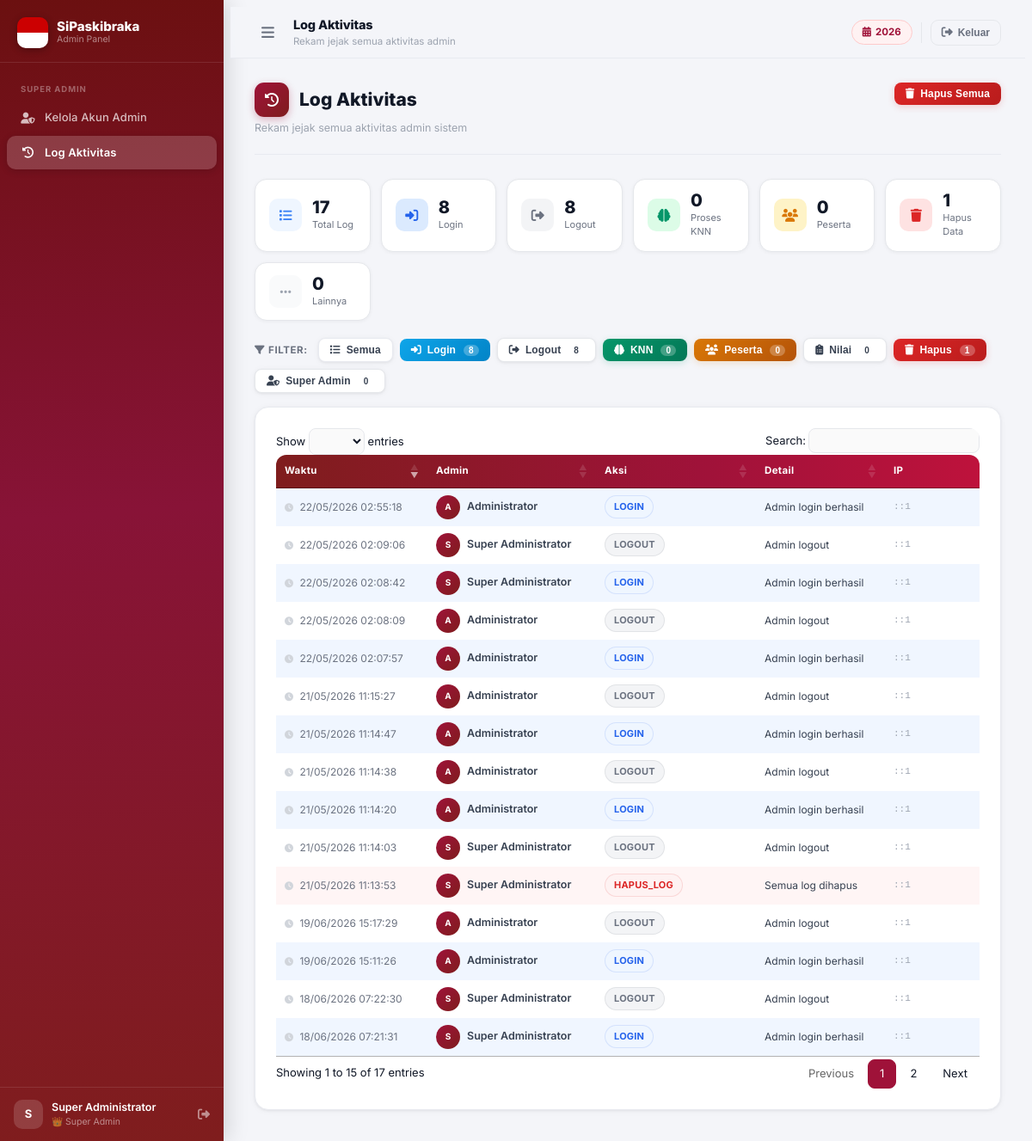
The page /admin/log.php (signed in) on the database its author committed.
### tables this page shows
CREATE TABLE `pengaturan` (
  `kunci` varchar(80) NOT NULL,
  `nilai` text NOT NULL,
  `updated_at` timestamp NOT NULL DEFAULT current_timestamp() ON UPDATE current_timestamp()
);

CREATE TABLE `log_aktivitas` (
  `id` int(11) NOT NULL,
  `id_admin` int(11) DEFAULT NULL,
  `nama_admin` varchar(150) DEFAULT NULL,
  `aksi` varchar(100) NOT NULL,
  `detail` text DEFAULT NULL,
  `ip_address` varchar(45) DEFAULT NULL,
  `user_agent` varchar(300) DEFAULT NULL,
  `created_at` timestamp NOT NULL DEFAULT current_timestamp()
);

### config/auth.php (called while the page is built, shortened)
<?php
function isLoggedIn(): bool {
    return !empty($_SESSION['admin_id']);
}
function isSuperAdmin(): bool {
    return isLoggedIn() && ($_SESSION['role'] ?? '') === 'superadmin';
}

### config/db.php (called while the page is built, shortened)
<?php
function getDB(): PDO {
    static $pdo = null;
    if ($pdo === null) {
        try {
            $pdo = new PDO(
                "mysql:host=".DB_HOST.";dbname=".DB_NAME.";charset=".DB_CHARSET,
                DB_USER, DB_PASS,
                [
                    PDO::ATTR_ERRMODE            => PDO::ERRMODE_EXCEPTION,
                    PDO::ATTR_DEFAULT_FETCH_MODE => PDO::FETCH_ASSOC,
                    PDO::ATTR_EMULATE_PREPARES   => false,
                    PDO::MYSQL_ATTR_INIT_COMMAND => "SET NAMES utf8mb4 COLLATE utf8mb4_unicode_ci",
                ]
            );
        } catch (PDOException $e) {
            http_response_code(500);
            die('<div style="font:14px monospace;background:#fef2f2;color:#7f1d1d;padding:24px;border-radius:10px;margin:30px;">
                <strong>❌ Koneksi Database Gagal</strong><br><br>
                Periksa konfigurasi di <code>config/db.php</code><br>
                <small>'.htmlspecialchars($e->getMessage()).'</small>
            </div>');
        }
    }
    return $pdo;
}
function getSetting(string $key, string $default = ''): string {
    try {
        $s = getDB()->prepare("SELECT nilai FROM pengaturan WHERE kunci=? LIMIT 1");
        $s->execute([$key]);
        $r = $s->fetch();
        return $r ? $r['nilai'] : $default;
    } catch (Throwable $e) { return $default; }
}

### admin/log.php (the view, shortened to what this page needs)
<?php
require_once __DIR__ . '/../config/db.php';
require_once __DIR__ . '/../config/auth.php';
$pdo   = getDB();
$_page = 'log';
$pageTitle    = 'Log Aktivitas';
$pageSubtitle = 'Rekam jejak semua aktivitas admin';
$logs = $pdo->query("SELECT * FROM log_aktivitas ORDER BY created_at DESC LIMIT 500")->fetchAll();
$totalLog    = count($logs);
$totalLogin  = count(array_filter($logs, fn($l) => str_contains($l['aksi'], 'LOGIN')));
$totalLogout = count(array_filter($logs, fn($l) => str_contains($l['aksi'], 'LOGOUT')));
$totalKNN    = count(array_filter($logs, fn($l) => str_contains($l['aksi'], 'KNN')));
$totalHapus  = count(array_filter($logs, fn($l) => str_contains($l['aksi'], 'HAPUS')));
$totalPeserta= count(array_filter($logs, fn($l) => str_contains($l['aksi'], 'PESERTA')));
$totalLainnya= $totalLog - $totalLogin - $totalLogout - $totalKNN - $totalHapus - $totalPeserta;
$totalLainnya= max(0, $totalLainnya);
function badgeLog(string $aksi): array {
    if (str_contains($aksi,'HAPUS'))   return ['danger',  '#dc2626','#fef2f2'];
    if (str_contains($aksi,'LOGIN'))   return ['blue',    '#2563eb','#eff6ff'];
    if (str_contains($aksi,'LOGOUT'))  return ['gray',    '#6b7280','#f3f4f6'];
    return ['gray', '#6b7280','#f3f4f6'];
}
function rowBg(string $aksi): string {
    if (str_contains($aksi,'HAPUS'))   return '#fff5f5';
    if (str_contains($aksi,'LOGIN'))   return '#f0f6ff';
    return '';
}
include __DIR__ . '/../includes/layout.php';
?>
<div class="page-header">
  <div>
    <h2 class="page-title"><span class="icon"><i class="fas fa-history"></i></span>Log Aktivitas</h2>
    <p class="page-subtitle">Rekam jejak semua aktivitas admin sistem</p>
  </div>
  <form method="POST" id="formHapusLog">
    <button type="button" class="btn btn-danger btn-sm"
            onclick="konfirmasiHapusLog(document.getElementById('formHapusLog'))">
      <i class="fas fa-trash"></i> Hapus Semua
    </button>
  </form>
</div>
<div class="stat-grid" style="grid-template-columns:repeat(auto-fit,minmax(130px,1fr));margin-bottom:20px;">
  <?php
  $statItems = [
    ['fas fa-list',        '#3b82f6','#eff6ff', $totalLog,     'Total Log'],
    ['fas fa-sign-in-alt', '#2563eb','#dbeafe', $totalLogin,   'Login'],
    ['fas fa-sign-out-alt','#6b7280','#f3f4f6', $totalLogout,  'Logout'],
    ['fas fa-brain',       '#059669','#dcfce7', $totalKNN,     'Proses KNN'],
    ['fas fa-users',       '#d97706','#fef3c7', $totalPeserta, 'Peserta'],
    ['fas fa-trash',       '#dc2626','#fee2e2', $totalHapus,   'Hapus Data'],
    ['fas fa-ellipsis-h',  '#9ca3af','#f9fafb', $totalLainnya, 'Lainnya'],
  ];
  foreach ($statItems as [$ico,$clr,$bg,$val,$lbl]): ?>
  <div style="background:#fff;border:1px solid #e5e7eb;border-radius:14px;padding:14px 16px;
              display:flex;align-items:center;gap:12px;box-shadow:0 1px 4px rgba(0,0,0,.05);">
    <div style="width:38px;height:38px;border-radius:10px;background:<?= $bg ?>;
                display:flex;align-items:center;justify-content:center;flex-shrink:0;">
      <i class="<?= $ico ?>" style="color:<?= $clr ?>;font-size:15px;"></i>
    </div>
    <div>
      <div style="font-size:20px;font-weight:800;color:#111827;line-height:1;"><?= $val ?></div>
      <div style="font-size:11px;color:#6b7280;margin-top:2px;"><?= $lbl ?></div>
    </div>
  </div>
  <?php endforeach; ?>
</div>
<div style="display:flex;gap:8px;flex-wrap:wrap;margin-bottom:16px;align-items:center;">
  <span style="font-size:11.5px;font-weight:700;color:#6b7280;text-transform:uppercase;letter-spacing:.05em;margin-right:4px;">
    <i class="fas fa-filter" style="margin-right:4px;"></i>Filter:
  </span>
  <?php
  $filters = [
    ['Semua',   '',         'btn-secondary', 'fas fa-list'],
    ['Login',   'LOGIN',    'btn-info',      'fas fa-sign-in-alt'],
    ['Logout',  'LOGOUT',   '',              'fas fa-sign-out-alt'],
    ['KNN',     'KNN',      'btn-success',   'fas fa-brain'],
    ['Peserta', 'PESERTA',  'btn-warning',   'fas fa-users'],
    ['Nilai',   'NILAI',    '',              'fas fa-clipboard-list'],
    ['Hapus',   'HAPUS',    'btn-danger',    'fas fa-trash'],
    ['Super Admin','SUPER', '',              'fas fa-user-shield'],
  ];
  foreach ($filters as [$label, $key, $cls, $ico]): ?>
  <button class="btn btn-sm <?= $cls ?: 'btn-secondary' ?> filter-btn"
          data-filter="<?= $key ?>"
          style="<?= !$cls ? 'background:#fff;border:1px solid #e5e7eb;color:#374151;' : '' ?>">
    <i class="<?= $ico ?>"></i> <?= $label ?>
    <?php if ($key): ?>
    <span class="badge" style="background:rgba(255,255,255,.25);color:inherit;font-size:10px;padding:1px 6px;margin-left:2px;">
      <?= count(array_filter($logs, fn($l) => str_contains($l['aksi'], $key))) ?>
    </span>
    <?php endif; ?>
  </button>
  <?php endforeach; ?>
</div>
<div class="card" style="padding:24px;">
  <div class="table-wrap">
    <table class="data-table" id="tblLog">
      <thead>
        <tr>
          <th style="width:140px;">Waktu</th>
          <th style="width:160px;">Admin</th>
          <th style="width:150px;">Aksi</th>
          <th>Detail</th>
          <th style="width:90px;">IP</th>
        </tr>
      </thead>
      <tbody>
        <?php foreach ($logs as $l):
          $bg = rowBg($l['aksi']);
        ?>
        <tr class="log-row" data-aksi="<?= htmlspecialchars($l['aksi']) ?>"
            style="background:<?= $bg ?>;">
          <td style="font-size:12px;color:#6b7280;white-space:nowrap;">
            <i class="fas fa-clock" style="color:#d1d5db;margin-right:4px;font-size:10px;"></i>
            <?= date('d/m/Y H:i:s', strtotime($l['created_at'])) ?>
          </td>
          <td>
            <div style="display:flex;align-items:center;gap:8px;">
              <div style="width:28px;height:28px;border-radius:50%;background:linear-gradient(135deg,#9f1239,#7f1d1d);
                          display:flex;align-items:center;justify-content:center;flex-shrink:0;">
                <span style="color:#fff;font-size:10px;font-weight:700;">
                  <?= strtoupper(substr($l['nama_admin']??'?', 0, 1)) ?>
                </span>
              </div>
              <span style="font-weight:600;font-size:12.5px;"><?= htmlspecialchars($l['nama_admin']??'—') ?></span>
            </div>
          </td>
          <td>
            <?php [$cls,$clr,$bg2] = badgeLog($l['aksi']); ?>
            <span style="display:inline-flex;align-items:center;gap:5px;padding:4px 10px;
                         border-radius:20px;font-size:11px;font-weight:700;letter-spacing:.02em;
                         background:<?= $bg2 ?>;color:<?= $clr ?>;border:1px solid <?= $clr ?>22;">
              <?= htmlspecialchars($l['aksi']) ?>
            </span>
          </td>
          <td style="font-size:12px;color:#374151;"><?= htmlspecialchars($l['detail']??'') ?></td>
          <td style="font-size:11px;color:#9ca3af;font-family:monospace;"><?= htmlspecialchars($l['ip_address']??'') ?></td>
        </tr>
        <?php endforeach; ?>
      </tbody>
    </table>
  </div>
</div>
<?php
include __DIR__ . '/../includes/layout_end.php';
?>

### includes/layout.php (shortened to what this page needs)
<!DOCTYPE html>
<html lang="id">
<head>
  <link rel="stylesheet" href="https://cdnjs.cloudflare.com/ajax/libs/font-awesome/6.5.0/css/all.min.css">
  <link rel="stylesheet" href="https://cdn.datatables.net/1.13.8/css/jquery.dataTables.min.css">
  <link rel="stylesheet" href="https://cdn.jsdelivr.net/npm/select2@4.1.0-rc.0/dist/css/select2.min.css">
  <link rel="stylesheet" href="<?= BASE_URL ?>/assets/css/app.css">
</head>
<body>
<aside id="sidebar">
  <div class="sidebar-logo-wrap" style="padding:20px 20px 16px; border-bottom:1px solid rgba(255,255,255,.1); display:flex; align-items:center; gap:10px;">
    <div style="width:36px;height:36px;border-radius:10px;overflow:hidden;display:flex;flex-direction:column;box-shadow:0 2px 8px rgba(0,0,0,.3);flex-shrink:0;">
      <div style="width:100%;height:50%;background:#CC0001;"></div>
      <div style="width:100%;height:50%;background:#ffffff;"></div>
    </div>
    <div class="sidebar-logo-text" style="flex:1;">
      <div style="color:#fff;font-weight:800;font-size:15px;line-height:1.1;"><?= APP_NAME ?></div>
      <div style="color:rgba(255,255,255,.5);font-size:10.5px;line-height:1.2;">Admin Panel</div>
    </div>
  </div>
  <nav style="flex:1;padding:10px 0;overflow-y:auto;overflow-x:hidden;scrollbar-width:none;">
    <?php if (isSuperAdmin()): ?>
    <div class="nav-section">Super Admin</div>
    <a href="<?= BASE_URL ?>/admin/super_admin.php" class="nav-item <?= ($_page??'')==='super_admin'?'active':'' ?>" data-label="Kelola Akun Admin">
      <i class="fas fa-user-shield nav-icon"></i> <span class="nav-label">Kelola Akun Admin</span>
    </a>
    <a href="<?= BASE_URL ?>/admin/log.php" class="nav-item <?= ($_page??'')==='log'?'active':'' ?>" data-label="Log Aktivitas">
      <i class="fas fa-history nav-icon"></i> <span class="nav-label">Log Aktivitas</span>
    </a>
    <?php endif; ?>
  </nav>
  <div style="border-top:1px solid rgba(255,255,255,.1);">
    <div class="sidebar-user-wrap" style="display:flex;align-items:center;gap:10px;padding:14px 16px;">
      <div style="width:34px;height:34px;border-radius:10px;background:rgba(255,255,255,.15);display:flex;align-items:center;justify-content:center;color:#fff;font-weight:700;font-size:13px;flex-shrink:0;">
        <?= strtoupper(mb_substr($_SESSION['nama']??'A',0,1)) ?>
      </div>
      <div class="sidebar-user-name" style="flex:1;min-width:0;">
        <div style="color:#fff;font-weight:600;font-size:12.5px;overflow:hidden;text-overflow:ellipsis;white-space:nowrap;"><?= htmlspecialchars($_SESSION['nama']??'Admin') ?></div>
        <div class="sidebar-user-role" style="color:rgba(255,255,255,.5);font-size:10.5px;"><?= isSuperAdmin() ? '👑 Super Admin' : 'Administrator' ?></div>
      </div>
      <a href="javascript:void(0)" onclick="konfirmasiLogout()" title="Logout" class="sidebar-user-logout"
         style="color:rgba(255,255,255,.5);font-size:14px;transition:color .15s;" onmouseover="this.style.color='#fca5a5'" onmouseout="this.style.color='rgba(255,255,255,.5)'">
        <i class="fas fa-sign-out-alt"></i>
      </a>
    </div>
  </div>
</aside>
<div id="main-content">
  <header id="topbar">
    <div style="display:flex;align-items:center;gap:14px;">
      <button id="btn-menu"
        style="background:none;border:none;cursor:pointer;padding:7px 8px;border-radius:9px;color:#6b7280;font-size:17px;display:flex;align-items:center;transition:background .15s,color .15s;"
        onmouseover="this.style.background='#f3f4f6';this.style.color='#9f1239'"
        onmouseout="this.style.background='none';this.style.color='#6b7280'"
        title="Toggle Sidebar">
        <i class="fas fa-bars"></i>
      </button>
      <div>
        <h1 style="font-size:14.5px;font-weight:800;color:#111827;margin:0;letter-spacing:-.01em;"><?= $pageTitle ?? 'Dashboard' ?></h1>
        <?php if (!empty($pageSubtitle)): ?>
        <p style="font-size:11.5px;color:#9ca3af;margin:1px 0 0;"><?= $pageSubtitle ?></p>
        <?php endif; ?>
      </div>
    </div>
    <div style="display:flex;align-items:center;gap:10px;">
      <div class="tahun-badge" style="font-size:11.5px;font-weight:700;color:#9f1239;background:linear-gradient(135deg,#fef2f2,#fff1f2);padding:5px 12px;border-radius:20px;border:1px solid #fecaca;display:flex;align-items:center;gap:5px;">
        <i class="fas fa-calendar-alt"></i><?= getSetting('tahun_seleksi',date('Y')) ?>
      </div>
      <button onclick="konfirmasiLogout()" class="no-print"
        style="background:none;border:1.5px solid #e5e7eb;border-radius:9px;padding:7px 12px;cursor:pointer;color:#6b7280;font-size:13px;display:flex;align-items:center;gap:6px;font-weight:600;transition:all .15s;"
        onmouseover="this.style.borderColor='#fca5a5';this.style.color='#9f1239';this.style.background='#fef2f2'"
        onmouseout="this.style.borderColor='#e5e7eb';this.style.color='#6b7280';this.style.background='none'"
        title="Logout">
        <i class="fas fa-sign-out-alt"></i>
        <span style="font-size:12px;">Keluar</span>
      </button>
    </div>
  </header>
  <main>

### includes/layout_end.php (shortened to what this page needs)
  </main>
</div>
</body>
</html>

### rows shown on the page
log_aktivitas: created_at "19/06/2026 15:17:29", nama_admin "A", nama_admin "Administrator", aksi "LOGOUT", detail "Admin logout", ip_address "::1"
log_aktivitas: created_at "19/06/2026 15:11:26", nama_admin "A", nama_admin "Administrator", aksi "LOGIN", detail "Admin login berhasil", ip_address "::1"
log_aktivitas: created_at "18/06/2026 07:22:30", nama_admin "S", nama_admin "Super Administrator", aksi "LOGOUT", detail "Admin logout", ip_address "::1"
log_aktivitas: created_at "18/06/2026 07:21:31", nama_admin "S", nama_admin "Super Administrator", aksi "LOGIN", detail "Admin login berhasil", ip_address "::1"
log_aktivitas: created_at "22/05/2026 02:55:18", nama_admin "A", nama_admin "Administrator", aksi "LOGIN", detail "Admin login berhasil", ip_address "::1"
log_aktivitas: created_at "22/05/2026 02:09:06", nama_admin "S", nama_admin "Super Administrator", aksi "LOGOUT", detail "Admin logout", ip_address "::1"
log_aktivitas: created_at "22/05/2026 02:08:42", nama_admin "S", nama_admin "Super Administrator", aksi "LOGIN", detail "Admin login berhasil", ip_address "::1"
log_aktivitas: created_at "22/05/2026 02:08:09", nama_admin "A", nama_admin "Administrator", aksi "LOGOUT", detail "Admin logout", ip_address "::1"
log_aktivitas: created_at "22/05/2026 02:07:57", nama_admin "A", nama_admin "Administrator", aksi "LOGIN", detail "Admin login berhasil", ip_address "::1"
log_aktivitas: created_at "21/05/2026 11:15:27", nama_admin "A", nama_admin "Administrator", aksi "LOGOUT", detail "Admin logout", ip_address "::1"
log_aktivitas: created_at "21/05/2026 11:14:47", nama_admin "A", nama_admin "Administrator", aksi "LOGIN", detail "Admin login berhasil", ip_address "::1"
log_aktivitas: created_at "21/05/2026 11:14:38", nama_admin "A", nama_admin "Administrator", aksi "LOGOUT", detail "Admin logout", ip_address "::1"
log_aktivitas: created_at "21/05/2026 11:14:20", nama_admin "A", nama_admin "Administrator", aksi "LOGIN", detail "Admin login berhasil", ip_address "::1"
log_aktivitas: created_at "21/05/2026 11:14:03", nama_admin "S", nama_admin "Super Administrator", aksi "LOGOUT", detail "Admin logout", ip_address "::1"
log_aktivitas: created_at "21/05/2026 11:13:53", nama_admin "S", nama_admin "Super Administrator", aksi "HAPUS_LOG", detail "Semua log dihapus", ip_address "::1"

### other values the page prints
APP_NAME "SiPaskibraka"
mb_substr($_SESSION['nama']??'A',0,1) "S"
$_SESSION['nama'] "Super Administrator"
$pageTitle "Log Aktivitas"
$pageSubtitle "Rekam jejak semua aktivitas admin"
$val "17"
$lbl "Total Log"
$val "8"
$lbl "Login"
$lbl "Logout"
$val "0"
$lbl "Proses KNN"
$lbl "Peserta"
$val "1"
$lbl "Hapus Data"
